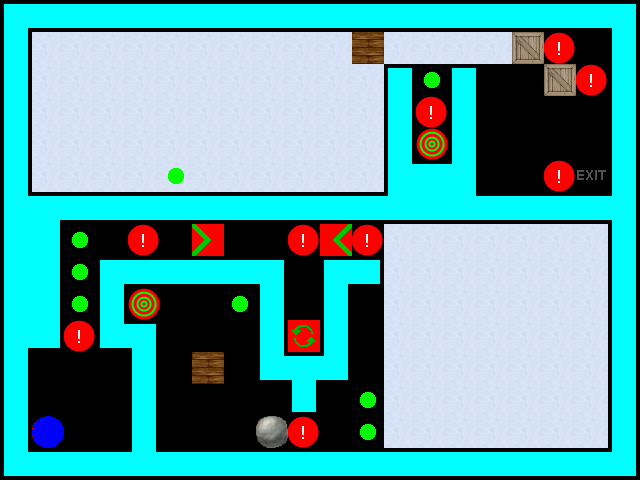

The image is a tile-based game level rendered from a .tmx file. Its description and complete source (layers, tilesets, objects, tile grids) follow:
An orthogonal 20x15 tile map with 32x32 px tiles, 4 tile layers (Layer 0, Layer 1, Layer 2, Layer 3), 5 tilesets.

<map version="1.0" orientation="orthogonal" renderorder="right-down" width="20" height="15" tilewidth="32" tileheight="32" nextobjectid="1">
 <properties>
  <property name="Description" value="Welcome to PurpleFace!\nClick Start to play the tutorial." />
  <property name="Title" value="Tutorial" />
 </properties>
 <tileset firstgid="1" name="Walls" tilewidth="32" tileheight="32" tilecount="77">
  <image source="walls.png" width="352" height="224" />
 </tileset>
 <tileset firstgid="78" name="Layer0" tilewidth="32" tileheight="32" tilecount="16">
  <image source="Layer0.png" width="256" height="64" />
 </tileset>
 <tileset firstgid="94" name="Layer1" tilewidth="32" tileheight="32" tilecount="8">
  <image source="Layer1.png" width="256" height="32" />
 </tileset>
 <tileset firstgid="102" name="Layer2" tilewidth="32" tileheight="32" tilecount="8">
  <image source="Layer2.png" width="256" height="32" />
 </tileset>
 <tileset firstgid="110" name="Layer3" tilewidth="32" tileheight="32" tilecount="8">
  <image source="Layer3.png" width="256" height="32" />
 </tileset>
 <layer name="Layer 0" width="20" height="15">
  <data encoding="csv">
5,35,35,35,35,35,35,35,35,35,35,35,35,35,35,35,35,35,35,7,
15,80,80,80,80,80,80,80,80,80,80,89,80,80,80,80,80,83,0,15,
15,80,80,80,80,80,80,80,80,80,80,80,4,0,4,0,0,0,83,15,
15,80,80,80,80,80,80,80,80,80,80,80,15,83,15,0,0,0,0,15,
15,80,80,80,80,80,80,80,80,80,80,80,15,82,15,0,0,0,0,15,
15,80,80,80,80,80,80,80,80,80,80,80,30,2,31,0,0,83,78,15,
30,9,35,35,35,35,35,35,35,35,35,35,19,24,20,35,35,35,35,18,
12,14,0,0,83,0,89,0,0,83,88,83,80,80,80,80,80,80,80,15,
12,14,0,5,35,35,35,35,7,0,5,36,80,80,80,80,80,80,80,15,
12,14,0,15,82,0,0,0,15,0,15,0,80,80,80,80,80,80,80,15,
41,25,83,27,7,0,0,0,15,91,15,0,80,80,80,80,80,80,80,15,
15,0,0,0,15,81,81,81,27,6,29,0,80,80,80,80,80,80,80,15,
15,0,0,0,15,0,0,0,0,26,0,0,80,80,80,80,80,80,80,15,
15,83,0,0,15,0,0,0,0,83,0,0,80,80,80,80,80,80,80,15,
27,35,35,35,28,35,35,35,35,35,35,35,35,35,35,35,35,35,35,29
</data>
 </layer>
 <layer name="Layer 1" width="20" height="15">
  <data encoding="csv">
0,0,0,0,0,0,0,0,0,0,0,0,0,0,0,0,0,0,0,0,
0,0,0,0,0,0,0,0,0,0,0,94,0,0,0,0,96,0,0,0,
0,0,0,0,0,0,0,0,0,0,0,0,0,0,0,0,0,96,0,0,
0,0,0,0,0,0,0,0,0,0,0,0,0,0,0,0,0,0,0,0,
0,0,0,0,0,0,0,0,0,0,0,0,0,0,0,0,0,0,0,0,
0,0,0,0,0,0,0,0,0,0,0,0,0,0,0,0,0,0,0,0,
0,0,0,0,0,0,0,0,0,0,0,0,0,0,0,0,0,0,0,0,
0,0,0,0,0,0,0,0,0,0,0,0,0,0,0,0,0,0,0,0,
0,0,0,0,0,0,0,0,0,0,0,0,0,0,0,0,0,0,0,0,
0,0,0,0,0,0,0,0,0,0,0,0,0,0,0,0,0,0,0,0,
0,0,0,0,0,0,0,0,0,0,0,0,0,0,0,0,0,0,0,0,
0,0,0,0,0,0,94,0,0,0,0,0,0,0,0,0,0,0,0,0,
0,0,0,0,0,0,0,0,0,0,0,0,0,0,0,0,0,0,0,0,
0,0,0,0,0,0,0,0,0,0,0,0,0,0,0,0,0,0,0,0,
0,0,0,0,0,0,0,0,0,0,0,0,0,0,0,0,0,0,0,0
</data>
 </layer>
 <layer name="Layer 2" width="20" height="15">
  <data encoding="csv">
0,0,0,0,0,0,0,0,0,0,0,0,0,0,0,0,0,0,0,0,
0,0,0,0,0,0,0,0,0,0,0,0,0,0,0,0,0,0,0,0,
0,0,0,0,0,0,0,0,0,0,0,0,0,0,0,0,0,0,0,0,
0,0,0,0,0,0,0,0,0,0,0,0,0,0,0,0,0,0,0,0,
0,0,0,0,0,0,0,0,0,0,0,0,0,0,0,0,0,0,0,0,
0,0,0,0,0,0,0,0,0,0,0,0,0,0,0,0,0,0,0,0,
0,0,0,0,0,0,0,0,0,0,0,0,0,0,0,0,0,0,0,0,
0,0,0,0,0,0,0,0,0,0,0,0,0,0,0,0,0,0,0,0,
0,0,0,0,0,0,0,0,0,0,0,0,0,0,0,0,0,0,0,0,
0,0,0,0,0,0,0,0,0,0,0,0,0,0,0,0,0,0,0,0,
0,0,0,0,0,0,0,0,0,0,0,0,0,0,0,0,0,0,0,0,
0,0,0,0,0,0,0,0,0,0,0,0,0,0,0,0,0,0,0,0,
0,0,0,0,0,0,0,0,0,0,0,0,0,0,0,0,0,0,0,0,
0,0,0,0,0,0,0,0,102,0,0,0,0,0,0,0,0,0,0,0,
0,0,0,0,0,0,0,0,0,0,0,0,0,0,0,0,0,0,0,0
</data>
 </layer>
 <layer name="Layer 3" width="20" height="15">
  <data encoding="csv">
0,0,0,0,0,0,0,0,0,0,0,0,0,0,0,0,0,0,0,0,
0,0,0,0,0,0,0,0,0,0,0,0,0,0,0,0,0,0,0,0,
0,0,0,0,0,0,0,0,0,0,0,0,0,111,0,0,0,0,0,0,
0,0,0,0,0,0,0,0,0,0,0,0,0,0,0,0,0,0,0,0,
0,0,0,0,0,0,0,0,0,0,0,0,0,0,0,0,0,0,0,0,
0,0,0,0,0,111,0,0,0,0,0,0,0,0,0,0,0,0,0,0,
0,0,0,0,0,0,0,0,0,0,0,0,0,0,0,0,0,0,0,0,
0,0,111,0,0,0,0,0,0,0,0,0,0,0,0,0,0,0,0,0,
0,0,111,0,0,0,0,0,0,0,0,0,0,0,0,0,0,0,0,0,
0,0,111,0,0,0,0,111,0,0,0,0,0,0,0,0,0,0,0,0,
0,0,0,0,0,0,0,0,0,0,0,0,0,0,0,0,0,0,0,0,
0,0,0,0,0,0,0,0,0,0,0,0,0,0,0,0,0,0,0,0,
0,0,0,0,0,0,0,0,0,0,0,111,0,0,0,0,0,0,0,0,
0,110,0,0,0,0,0,0,0,0,0,111,0,0,0,0,0,0,0,0,
0,0,0,0,0,0,0,0,0,0,0,0,0,0,0,0,0,0,0,0
</data>
 </layer>
</map>
